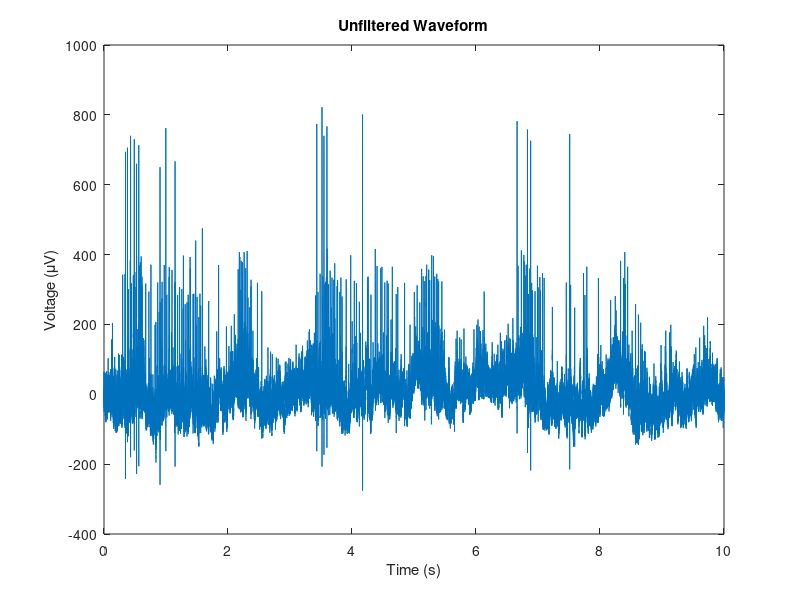
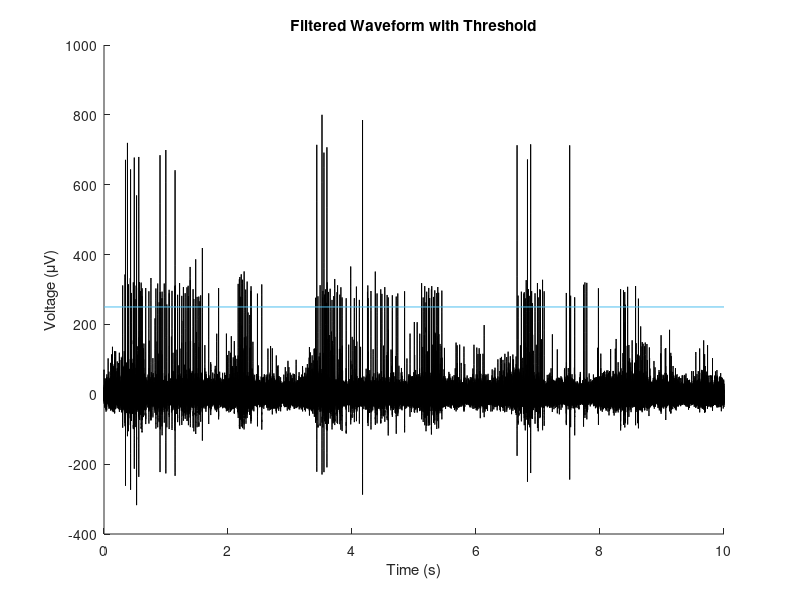
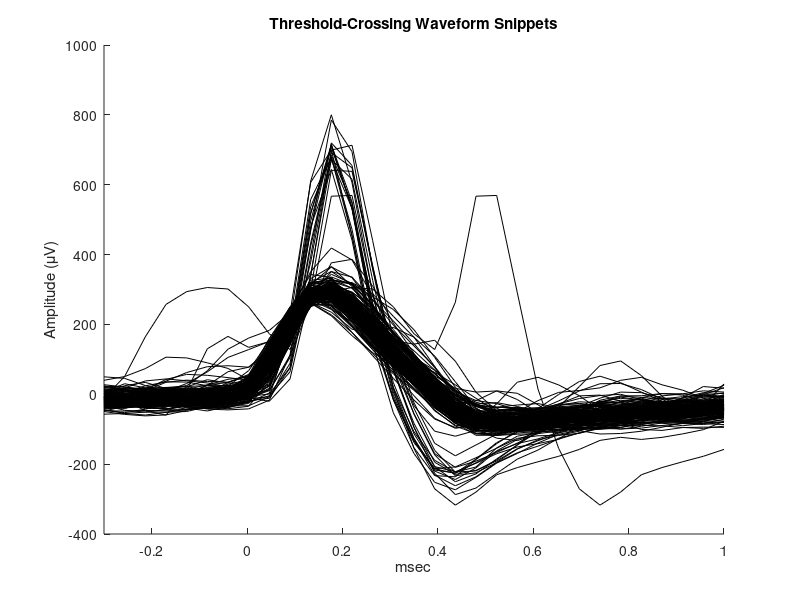

Source code (MATLAB) for these figures, in order: (Note: this script raises an error after producing the figures.)
%% Plot the entire waveform
    % Loads data and plots raw waveform
load('ps5_data.mat')
t = linspace(0,10,300000);
figure
plot(t, RealWaveform')
title('Unfiltered Waveform')
xlabel('Time (s)')
ylabel('Voltage (\muV)')

%% Plot filtered waveform 
    % You will notice a low frequency component in the signal,
    % known as the local field potential (LFP). We are not interested in analyzing the LFP
    % during spike sorting. Remove the LFP using a high-pass filter, stopping frequencies
    % below 250 Hz. Also, set a threshold, Vthresh = 250 µV, and plot the
    % threshold as a line across plot
x = RealWaveform;
f_0 = 30000; % sampling rate of waveform (Hz)
f_stop = 250; % stop frequency (Hz)
f_Nyquist = f_0/2; % the Nyquist limit
n = length(x);
f_all = linspace(-f_Nyquist,f_Nyquist,n);
desired_response = ones(n,1);
desired_response(abs(f_all)<=f_stop) = 0;
x_filtered = real(ifft(fft(x).*fftshift(desired_response)));

figure
hold on
plot(t,x_filtered','Color', 'black')
line([0 10],[250 250],'Color',[0.3010 0.7450 0.9330])
title('Filtered Waveform with Threshold')
xlabel('Time (s)')
ylabel('Voltage (\muV)')
hold off

%% Spike Detection
    % Take 1 ms snippets of the waveform beginning 0.3 ms before each threshold crossing.
    % Each snippet should have 31 samples; the tenth sample should be less than Vthresh, and
    % the eleventh sample should be greater than Vthresh
threshold = find(x_filtered>=250);
cross = [];
group = threshold(2):threshold(2)+5;
for i = 1:length(threshold)
    index = threshold(i);
    if ismember(index,group)
        continue
    else 
        cross = [cross index];
        group = threshold(i):threshold(i)+5;
    end
end

figure
hold on
t_snip = linspace(-0.3,1,31);
snippets = zeros(31,length(cross));
for j = 1:length(cross)
    index = cross(j);
    snip = x_filtered((index-10):(index+20),1);
    snippets(:,j) = snip;
    plot(t_snip,snip','Color','black')
end
xlim([-0.3 1])
title('Threshold-Crossing Waveform Snippets')
xlabel('msec')
ylabel('Amplitude (\muV)')
hold off

%% Clustering with the K-means algorithm
    % Implement the K-means algorithm and use it to determine the neuron
    % responsible for each recorded spike.
    % Treat each snippet as a point xn ? RD (n = 1, ..., N), where D = 31 is the number of
    % samples in each snippet, and N is the number of detected spikes. We
    % will assume that there are K = 2 neurons contributing spikes to the recorded waveform.
    % Initialize the cluster centers using InitTwoClusters 1. 
    % Plot the objective fucntion (see notes), J, at each iteration and all waveform snippets assigned to
    % each neuron
mu_1 = InitTwoClusters_1(:,1);
mu_2 = InitTwoClusters_1(:,2);
JM = zeros(1, 10);
for iteration = 1:10
    r_nk = zeros(length(cross),2);
    for n = 1:length(cross)
        spike = snippets(:,n);
        r = [sum((spike - mu_1).^2) sum((spike - mu_2).^2)];
        idx = find(r==min(r));
        r_nk(n,idx) = 1;
    end

    n_k1 = find(r_nk(:,1));
    n_k2 = find(r_nk(:,2));
    mu_1 = getMu(n_k1, snippets);
    mu_2 = getMu(n_k2, snippets);
    
    J = 0;
    for n1 = 1:length(n_k1)
        n = n_k1(n1);
        spike = snippets(:,n);
        J = J + sum((spike - mu_1).^2);
    end
    for n2 = 1:length(n_k2)
        n = n_k2(n2);
        spike = snippets(:,n);
        J = J + sum((spike - mu_2).^2);
    end
    JM(iteration) = J;
end
figure
hold on
plot(1:10, JM);
title('Objective Function During K-Means')
xlabel('Iteration')
ylabel('Objective Function - J')
hold off 

plotWaveform(n_k1, mu_1, snippets)
title('Cluster 1 Waveform Snippets')
plotWaveform(n_k2, mu_2, snippets)
title('Cluster 2 Waveform Snippets')

%% FUNCTIONS
function [mu] = getMu(n_k, snippets)
% Calculates new cluster centers for each class 
sum = zeros(31,1);
for i = 1:length(n_k)
    n = n_k(i);
    sum = sum + snippets(:,n);
end
mu = sum./length(n_k);
end

function [] = plotWaveform(n_k, mu, snippets)
% Plots the waveform snippets that belong to each class
% Red line represents cluster center (mu_k)
figure
hold on
t_snip = linspace(-0.3,1,31);
for i = 1:length(n_k)
    n = n_k(i); 
    snip = snippets(:,n);
    plot(t_snip,snip','Color','black')
end
plot(t_snip,mu','Color','red')
xlim([-0.3 1])
ylim([-400 1000])
xlabel('msec')
ylabel('Amplitude (\muV)')
hold off
end
